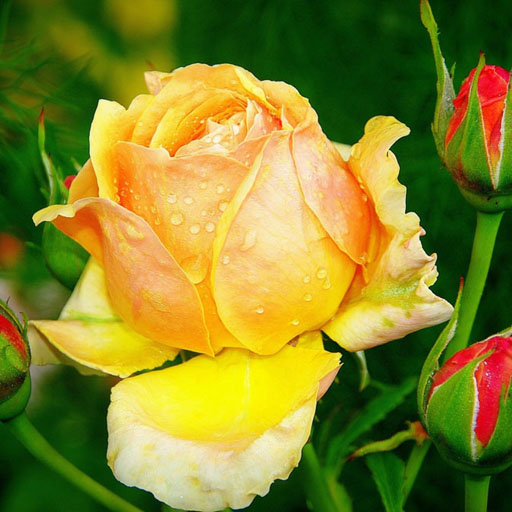
#> input picture Project2/dew on roses (color).tif, 512 x 512 px
$ python hist_equalization.py
#> lines starting #> are read from the running program, lines starting #| are printed output that depends on the picture
import cv2
import numpy as np
from matplotlib import pyplot as plt

img = cv2.imread('dew on roses (color).tif')
#> img is the input picture: shape (512, 512, 3); mean B, G, R 41.2, 131.6, 130.8

# get r,g,b
r = img[:, :, 2]
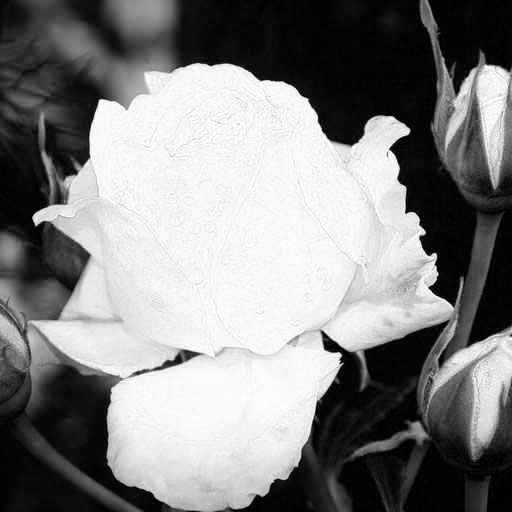
#> r: shape (512, 512); min 0, max 255, mean 130.8
g = img[:, :, 1]
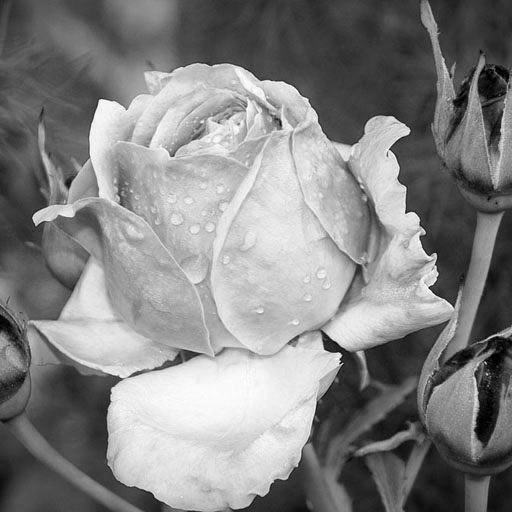
#> g: shape (512, 512); min 0, max 255, mean 131.6
b = img[:, :, 0]
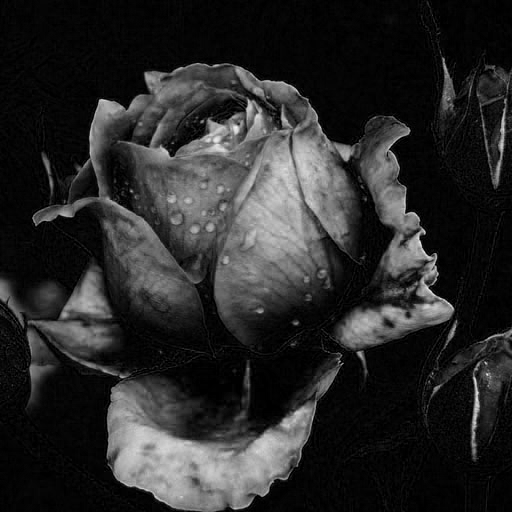
#> b: shape (512, 512); min 0, max 245, mean 41.2

hist, bins = np.histogram(b.flatten(),256,[0,256])
#> hist = 256 values, max 22364 at index 4, min 0 at index 229, mean 1024; bins = 257 values from 0 to 256

cdf = hist.cumsum()
#> cdf = 256 values from 12915 to 262144
cdf_normalized = cdf * hist.max()/ cdf.max()
#> cdf_normalized = 256 values from 1101.8 to 22364

cdf_m = np.ma.masked_equal(cdf,0)
cdf_m = (cdf_m - cdf_m.min())*255/(cdf_m.max()-cdf_m.min())
cdf = np.ma.filled(cdf_m,0).astype('uint8')
#> cdf = 256 values from 0 to 255

img2 = cdf[b]
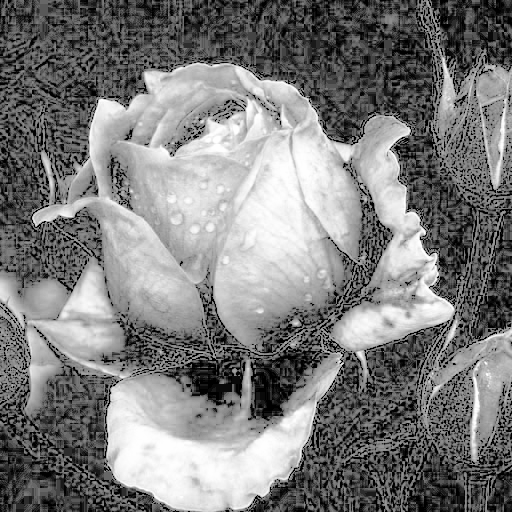
#> img2: shape (512, 512); min 0, max 255, mean 124.8

plt.plot(cdf_normalized, color = 'b')
plt.hist(b.flatten(),256,[0,256], color = 'r')
plt.xlim([0,256])
plt.legend(('cdf','histogram'), loc = 'upper left')
plt.show()
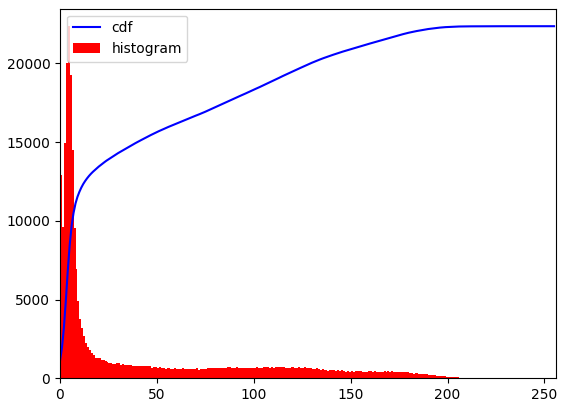
#> figure drawn by matplotlib, 1 panel; tallest bar 22364 high, from x = 4 to 5; curve peaks at x = 245, y = 22364
